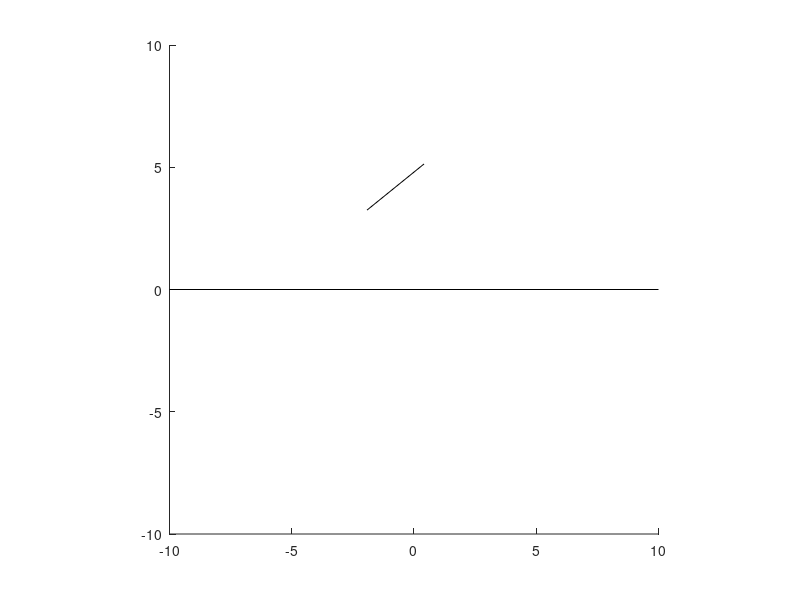
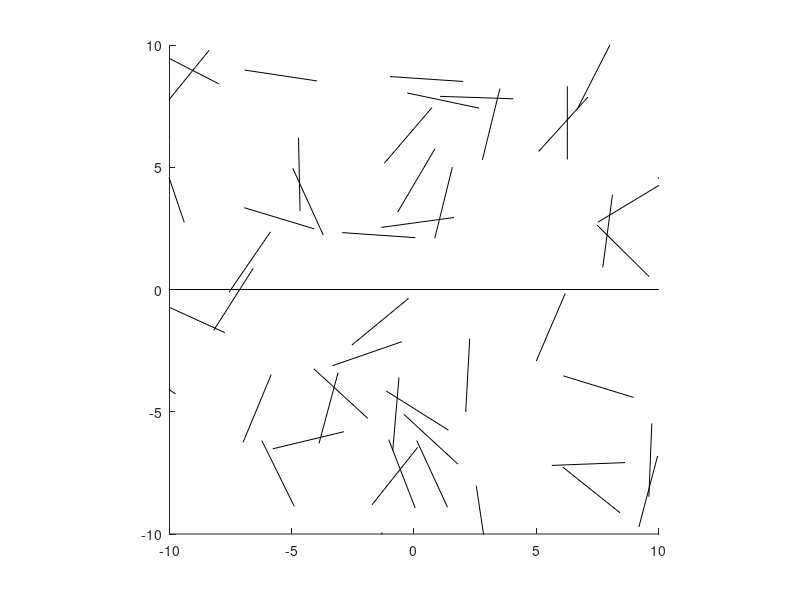
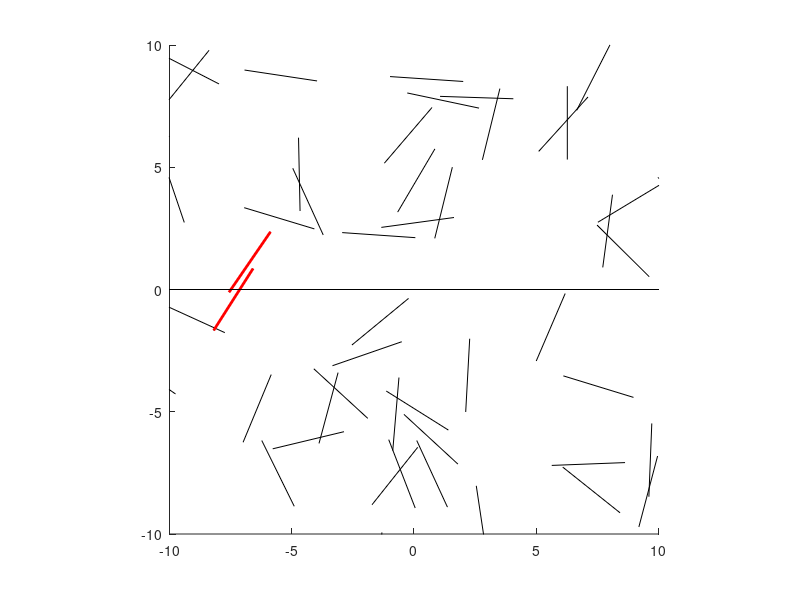

MATLAB code for these plots, in order:
% Created by Armand Isufaj


clear % clears matlab memory

% --- Section 1 --- plot a needle at a random position ---

% --- variables ---
l = 3; % length of the 'needle'

% axis limits
xAxisLowerLimit = -10;
xAxisUpperLimit =  10;

yAxisLowerLimit = -10;
yAxisUpperLimit =  10;

% limits for random number generator for x co-ordinates
xLowerLim = -10; % lower limit
xUpperLim = 10;  % upper limit

% lmits for random number generator for the angle 'theta'
thetaLowerLim = 0;   % lower limit
thetaUpperLim = 360; % upper limit


% --- calculations ---

% calculates the random angle between point A and B
theta = (thetaUpperLim-thetaLowerLim)*rand(1) + thetaLowerLim;

% calculates the random x co-ordinate of point A
xA = ((xUpperLim-xLowerLim)*rand(1) + xLowerLim);

% calculates the random y co-ordinate of point A
yA = ((xUpperLim-xLowerLim)*rand(1) + xLowerLim);

% calculates the random x co-ordinate of point B using trigonometry
xB = xA + (l * cos(theta));

% calculates the random y co-ordinate of point B using trigonometry
yB = yA + (l * sin(theta));

% store the x values of points A and B in an array
x = [xA xB];

% store the y values of points A and B in an array
y = [yA yB];

% --- plotting ---

axis square 

clf % clears the figure screen
% set the axis limits
figure(1) % plot on figure 1
axis([xAxisLowerLimit xAxisUpperLimit yAxisLowerLimit yAxisUpperLimit])

% to wait for a new curve in the same plot 
hold on

% plot a solid black horizontal line from x=-10 to x=10 at y=0
figure(1)
plot([-10,10],[0,0],'k-')


% plots the needle as a solid black line

plot(x,y,'k-')
hold off 
% to tell matlab that no more curves will be added 



% --- section 2 ---

% variable used to determine how mant needles cross the y=0 line
needleCrossed = 0;

% preallocating space to array to make the code run much faster

% stores 50 elements withe value 0
xArrayA = zeros(1,50);  % array for values of x for point A
yArrayA = zeros(1,50);  % array for values of y for point A

xArrayB = zeros(1,50);  % array for values of x for point B
yArrayB = zeros(1,50);  % array for values of y for point B

% for loop runs the following code 50 times
for i=1:50
    
    % calculates the random angle between point A and B
    theta = (thetaUpperLim-thetaLowerLim)*rand(1) + thetaLowerLim;

    % calculates the random x co-ordinate of point A
    xA = ((xUpperLim-xLowerLim)*rand(1) + xLowerLim);
    
    % stores the value of 'xA' in element 'i' of the array
    xArrayA(i) = xA;

    % calculates the random y co-ordinate of point A
    yA = ((xUpperLim-xLowerLim)*rand(1) + xLowerLim);
    
    % stores the value of 'yA' in element 'i' of the array
    yArrayA(i) = yA;
    
    % calculates the random x co-ordinate of point B using trigonometry
    xB = xA + (l * cos(theta));
    
    % stores the value of 'xB' in element 'i' of the array
    xArrayB(i) = xB;

    % calculates the random y co-ordinate of point B using trigonometry
    yB = yA + (l * sin(theta));
    
    % stores the value of 'yB' in element 'i' of the array
    yArrayB(i) = yB;
    
    % store the x co-ordinate of point A and point B in array 'x'
    x = [xArrayA(i),xArrayB(i)];
    
    % store the y co-ordinate of point A and point B in array 'y'
    y = [yArrayA(i),yArrayB(i)];
    
    % --- plotting ---
    
    axis square % make both axis the same length
    
    
    figure(2) %plot on figure 2
    
    % set the axis limits
    axis([xAxisLowerLimit xAxisUpperLimit yAxisLowerLimit yAxisUpperLimit])

    % to wait for a new curve in the same plot 
    hold on
     
    % plot a solid black horizontal line from x=-10 to x=10 at y=0
    plot([-10,10],[0,0],'k-') 


    % plots the needle as a solid black line
    plot(x,y,'k-')

    % to tell matlab that no more curves will be added 
    hold off
    
    % if statement that check if needle crossed the y=0 line
    if yA>0 && yB<0 || yB>0 && yA<0 
        % if the statement is true, 1 is added to 'needleCrossed'
        needleCrossed = needleCrossed + 1;
        
          
    end
end

% displays the following text to the command window
disp("needles crossed as a percentage is:")

% displays the percentage of needles that crossed the line y=0
disp((needleCrossed/50)*100)


% --- section 3 --- 


% runs the following code 50 times
for i = 1:50
    
% recalls from memory the arrays with the co-ordinates for point A and B
    
    % assigns the i element values to the array 'x'
    x = [xArrayA(i),xArrayB(i)];
    
    % assigns the i element y co-ordinates to the array 'y'
    y = [yArrayA(i),yArrayB(i)];
    
    axis square % make both axis the same length
    figure(3)   % plot on figure 3
    
    % set the axis limits
    axis([xAxisLowerLimit xAxisUpperLimit yAxisLowerLimit yAxisUpperLimit])

    % to wait for a new curve in the same plot 
    hold on
     
    % plot a solid black horizontal line from x=-10 to x=10 at y=0
    plot([-10,10],[0,0],'k-') 


    % plots the needle as a solid black line
    plot(x,y,'k-')
    
    % if statement checks if the needle crosses the line y=0
    if yArrayA(i)>0 && yArrayB(i)<0 || yArrayB(i)>0 && yArrayA(i)<0 
      
        % if the statement is true a red line with width 2 will be plotted
        plot(x,y,'r-','LineWidth',2)
        
        % to tell matlab that no more curves will be added 
        hold off
          
    end
end
